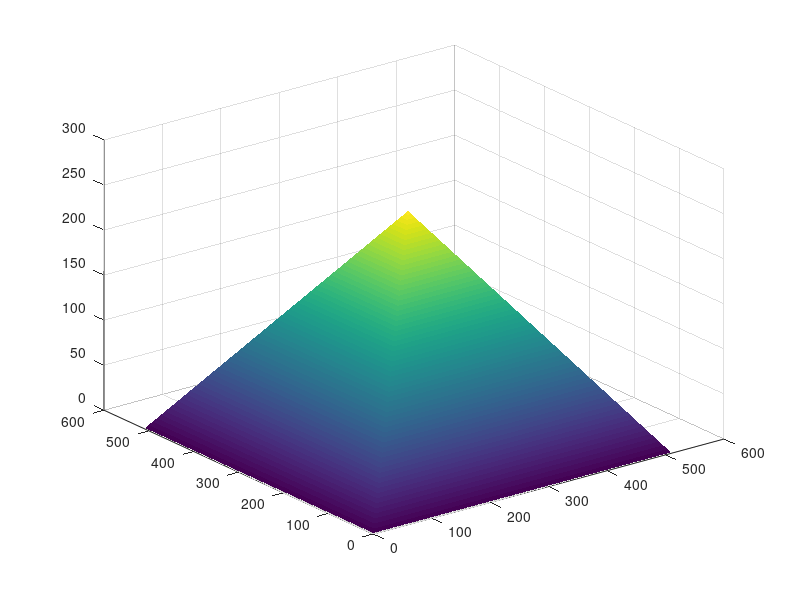

Write MATLAB code to recreate this figure.
% generates a simple pyramid heightmap
height = zeros(2*256 - 1);

for i = 2:length(height) - 1
    height(i:end+1-i, i:end+1-i) = height(i:end+1-i, i:end+1-i) + 1;
end
img = zeros(2*256-1, 2*256-1, 3);
img(:, :, 1) = mat2gray(height);
imshow(img)
imwrite(img, 'pyramid.png')
surf(height, 'Edgecolor', 'none');